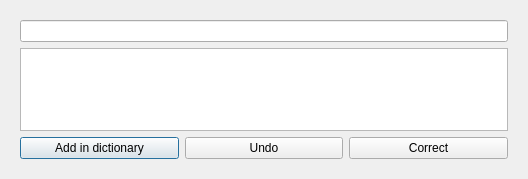
<?xml version="1.0" encoding="UTF-8"?>
<ui version="4.0">
 <class>DialogCorrection</class>
 <widget class="QDialog" name="DialogCorrection">
  <property name="geometry">
   <rect>
    <x>0</x>
    <y>0</y>
    <width>528</width>
    <height>179</height>
   </rect>
  </property>
  <property name="windowTitle">
   <string>Spell window</string>
  </property>
  <layout class="QVBoxLayout" name="verticalLayout_3">
   <item>
    <widget class="QStackedWidget" name="stackedWidget">
     <property name="currentIndex">
      <number>0</number>
     </property>
     <widget class="QWidget" name="page">
      <layout class="QHBoxLayout" name="horizontalLayout_3">
       <item>
        <layout class="QVBoxLayout" name="verticalLayout_2">
         <item>
          <layout class="QVBoxLayout" name="verticalLayout">
           <item>
            <widget class="QLineEdit" name="lineEdit"/>
           </item>
           <item>
            <widget class="QTextEdit" name="textEdit"/>
           </item>
          </layout>
         </item>
         <item>
          <layout class="QHBoxLayout" name="horizontalLayout">
           <item>
            <widget class="QPushButton" name="pushButtonAdd">
             <property name="text">
              <string>Add in dictionary</string>
             </property>
            </widget>
           </item>
           <item>
            <widget class="QPushButton" name="pushButtonUndo">
             <property name="text">
              <string>Undo</string>
             </property>
            </widget>
           </item>
           <item>
            <widget class="QPushButton" name="pushButtonCorrec">
             <property name="text">
              <string>Correct</string>
             </property>
            </widget>
           </item>
          </layout>
         </item>
        </layout>
       </item>
      </layout>
     </widget>
     <widget class="QWidget" name="page_2">
      <layout class="QVBoxLayout" name="verticalLayout_5">
       <item>
        <layout class="QHBoxLayout" name="horizontalLayout_2">
         <item>
          <spacer name="horizontalSpacer">
           <property name="orientation">
            <enum>Qt::Horizontal</enum>
           </property>
           <property name="sizeHint" stdset="0">
            <size>
             <width>40</width>
             <height>20</height>
            </size>
           </property>
          </spacer>
         </item>
         <item>
          <layout class="QVBoxLayout" name="verticalLayout_4">
           <item>
            <widget class="QLabel" name="label">
             <property name="text">
              <string>All is fine </string>
             </property>
            </widget>
           </item>
           <item>
            <widget class="QPushButton" name="pushButtonClose">
             <property name="text">
              <string>Close</string>
             </property>
            </widget>
           </item>
          </layout>
         </item>
         <item>
          <spacer name="horizontalSpacer_2">
           <property name="orientation">
            <enum>Qt::Horizontal</enum>
           </property>
           <property name="sizeHint" stdset="0">
            <size>
             <width>40</width>
             <height>20</height>
            </size>
           </property>
          </spacer>
         </item>
        </layout>
       </item>
      </layout>
     </widget>
    </widget>
   </item>
  </layout>
 </widget>
 <resources/>
 <connections/>
</ui>
